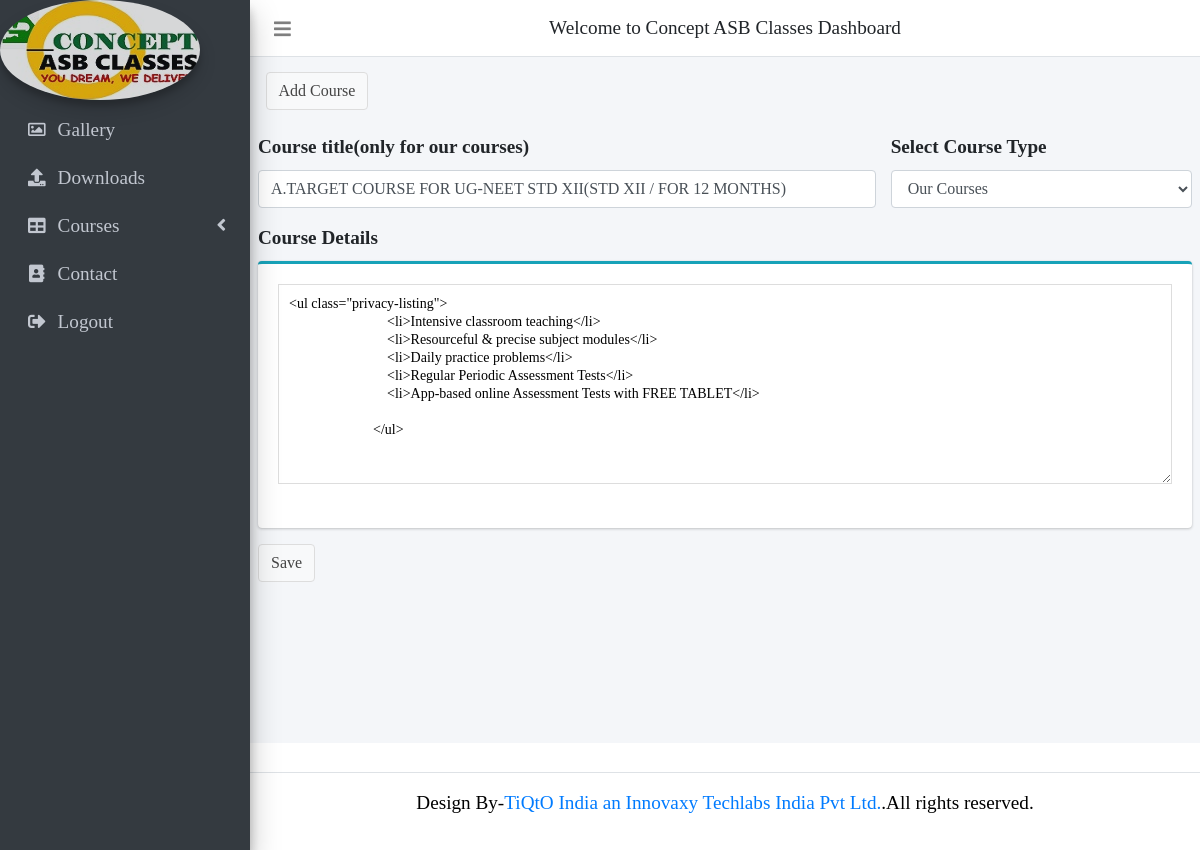
The page /admin/edit_course.php?id=6 (signed in) on the database its author committed.
### tables this page shows
CREATE TABLE `course_table` (
  `course_id` int(11) NOT NULL,
  `course_name` varchar(255) NOT NULL,
  `type` varchar(255) NOT NULL,
  `feature` text NOT NULL,
  `insert_date` datetime NOT NULL DEFAULT current_timestamp(),
  `modify_date` timestamp NOT NULL DEFAULT current_timestamp() ON UPDATE current_timestamp()
);

### admin/admin.php (called while the page is built, shortened)
<?php
class Admin{
    public $con;
    public function __construct()
    {
        $this->con = new PDO("mysql:host=".DB_SERVER.";dbname=".DB_NAME,DB_USER,DB_PASS);
    }
    public function course_detail($detail_ids){
        $query="SELECT * FROM course_table where course_id='$detail_ids'";
            $result=$this->con->query($query);
            $row=$result->fetch(PDO::FETCH_ASSOC);
            return $row;
    }
}
$obj=new Admin();
?>

### admin/edit_course.php (the view, shortened to what this page needs)
<?php include 'header.php';?>
<?php
if(isset($_GET['id'])){
  $id=$_GET['id'];
  $row=$obj->course_detail($id);
}
?>
         <div class="content-wrapper">
            <section class="content-header">
               <div class="container-fluid">
                  <div class="row mb-2">
                     <div class="col-sm-6">
                        <a href="add_course.php" type="button" class="btn btn-default">Add Course</a>
                     </div>
                  </div>
               </div>
            </section>
            <section class="content">
              <form action="" method="post" enctype="multipart/form-data">
               <div class="row">
                  <div class="col-md-8">
                     <div class="form-group">
                        <label>Course title(only for our courses)</label>
                        <input type="text" class="form-control" name="course_name" value="<?php echo $row['course_name'];?>" placeholder="Enter Course Name">
                     </div>
                  </div>
                  <div class="col-md-4">
                    <div class="form-group">
                        <label>Select Course Type</label>
                        <select class="form-control" name="type">
                          <option <?php if($row['type']=="Our Courses") echo 'selected="selected"'; ?> >Our Courses</option>
                        </select>
                      </div>
                  </div>
               </div>
               <div class="row">
                  <div class="col-md-12">
                    <div class="form-group">
                        <label>Course Details</label>
                     <div class="card card-outline card-info">
                        <div class="card-body pad">
                           <div class="mb-3">
                              <textarea class="textarea" placeholder="Enter Course Description" name="feature"
                                 style="width: 100%; height: 200px; font-size: 14px; line-height: 18px; border: 1px solid #dddddd; padding: 10px;"><?php echo $row['feature'];?></textarea>
                           </div>
                        </div>
                     </div>
                   </div>
                  </div>
               </div>
               <button type="submit" class="btn btn-default">Save</button>
             </form>
            </section>
         </div><br>
         <?php include 'footer.php'?>
   </body>
</html>

### admin/header.php (style rules this page uses)
body { font-family: none !important; height: auto !important; font-size: larger !important; }

### rows shown on the page
course_table: course_name "A.TARGET COURSE FOR UG-NEET STD XII(STD XII / FOR 12 MONTHS)", type "Our Courses", feature "<ul class=\"privacy-listing\"> <li>Intensive classroom teaching</li> <li>Resourceful & precise subject modules</li> <li>Daily practice problems</li> <li>Regular Periodic Assessment Tests</li> <li>App-based online Assessment Tests with FREE TABLET</li> </ul>"
